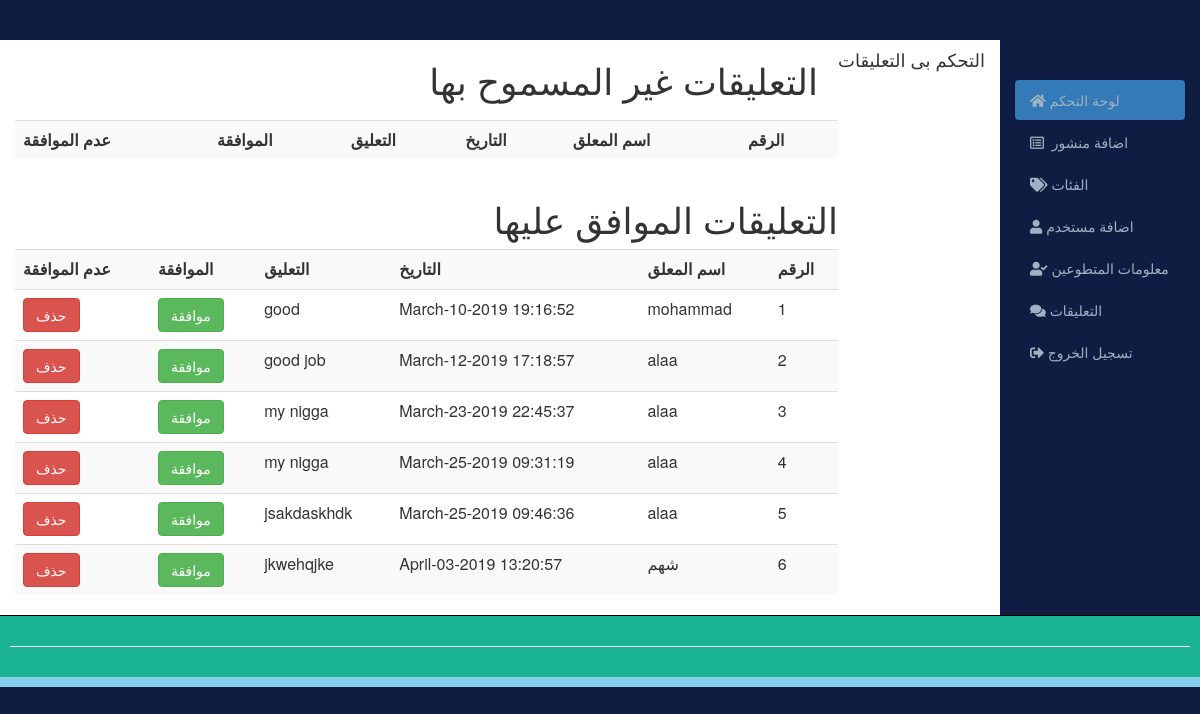
The page /comments.php on the database its author committed.
### tables this page shows
CREATE TABLE `comments` (
  `id` int(10) NOT NULL,
  `datetime` varchar(50) NOT NULL,
  `name` varchar(200) NOT NULL,
  `email` varchar(200) NOT NULL,
  `comment` varchar(500) NOT NULL,
  `status` varchar(5) NOT NULL,
  `admin_pannel_id` int(10) NOT NULL
);

### comments.php (the view, shortened to what this page needs)
<?php
include "include/db.php";
?>
<html>
<head>
    <link rel="stylesheet" href="https://maxcdn.bootstrapcdn.com/bootstrap/3.4.0/css/bootstrap.min.css">
    <link rel="stylesheet" href="css/adminstyle.css">
    <link rel="stylesheet" href="https://use.fontawesome.com/releases/v5.6.3/css/all.css">
</head>
<body>
    <br>
    <br>
    <div class="table-responsive">
                <div class="col-sm-10">
                        <h4 style="float:right;">التحكم بى التعليقات</h4>
                        <div class="table-responsive">
                           <h1 style="float:right;margin:20px;">التعليقات غير المسموح بها</h1>
                            <table class="table table-striped table-hover">
                              <tr>
                                   <th>عدم الموافقة</th>
                                   <th>الموافقة</th>
                                    <th>التعليق</th>
                                   <th>التاريخ</th>
                                    <th>اسم المعلق</th>
                                   <th>الرقم</th>
                              </tr>
                            </table>
                            <div class="table-responsive">
                           <h1 style="float:right;">التعليقات الموافق عليها</h1>
                            <table class="table table-striped table-hover">
                              <tr>
                                   <th>عدم الموافقة</th>
                                   <th>الموافقة</th>
                                   <th>التعليق</th>
                                    <th>التاريخ</th>
                                    <th>اسم المعلق</th>
                              <th>الرقم</th>
                              </tr>
                              <?php
                                $query="SELECT * FROM comments where status='on'";
                                $execute=mysqli_query($connection,$query);
                                $srNO=0;
                        while ($DataRow = mysqli_fetch_array($execute)) {
                              $commentid=$DataRow['id'];
                             $datetime=$DataRow['datetime'];
                            $presonname=$DataRow['name'];
                            $personcomment=$DataRow['comment'];
                           $srNO++;
                                ?>
                                <tr>
                                                    <td><a href="deletecomments.php?id=<?php echo  $commentid?> "><span class="btn btn-danger">حذف</span></a></td>
                                                       <td><a href="approvecomments.php"><span class="btn btn-success">موافقة</span></a></td>
                                                  <td><?php echo $personcomment?> </td>
                                                  <td><?php echo $datetime?> </td>
                                                <td><?php echo $presonname?> </td>
                                                    <td><?php echo $srNO?> </td>
                                 <?php }?>
                                </tr>
                            </table>
                        </div>
                </div>
            </div>
             <div class="container-fluid">
            <div class="row">
             <div class="col-sm-2">
<br>
                   <br>
                     <ul id="side_menu" class="nav nav-pills nav-stacked">
                        <li class="active"><a href="dashbored.php"><i class="fas fa-home"></i>&nbsp;لوحة التحكم</a></li>
                        <li><a href="addnewpost.php"><i class="far fa-list-alt"></i>&nbsp; اضافة منشور</a></li>
                        <li><a href="categories.php"><i class="fas fa-tags"></i>&nbsp;الفئات</a></li>
                        <li><a href="admin.php"><i class="fas fa-user"></i>&nbsp;اضافة مستخدم</a></li>
                                <li><a href="volinfo.php"><i class="fas fa-user-check"></i>&nbsp;معلومات المتطوعين</a></li>
                        <li><a href="comments.php"><i class="fas fa-comments"></i>&nbsp;التعليقات</a></li>
                        <li><a href="logout.php"><i class="fas fa-sign-out-alt"></i>&nbsp;تسجيل الخروج</a></li>
                    </ul>
                </div>
        </div>
        </div>
    </div>
    <div id="footer">
        <hr>
    </div>
    <div style="height: 10px; background-color: skyblue"></div>
</body>

### css/adminstyle.css (style rules this page uses)
body { background-color: #101D42; }
.col-sm-10 { background-color: #ffffff;//change background color to white }
#side_menu a { color:#9fb1c2; }
#footer { padding: 10px; border-top: 1px solid black; color: #eeeeee; background-color: #1ab394; text-align:center; }

### comments.php (style rules this page uses)
body { background-color: #101D42; }

### rows shown on the page
comments: comment "good", datetime "March-10-2019 19:16:52", name "mohammad"
comments: comment "good job", datetime "March-12-2019 17:18:57", name "alaa"
comments: comment "my nigga", datetime "March-23-2019 22:45:37", name "alaa"
comments: comment "my nigga", datetime "March-25-2019 09:31:19", name "alaa"
comments: comment "jsakdaskhdk", datetime "March-25-2019 09:46:36", name "alaa"
comments: comment "jkwehqjke", datetime "April-03-2019 13:20:57", name "شهم"
